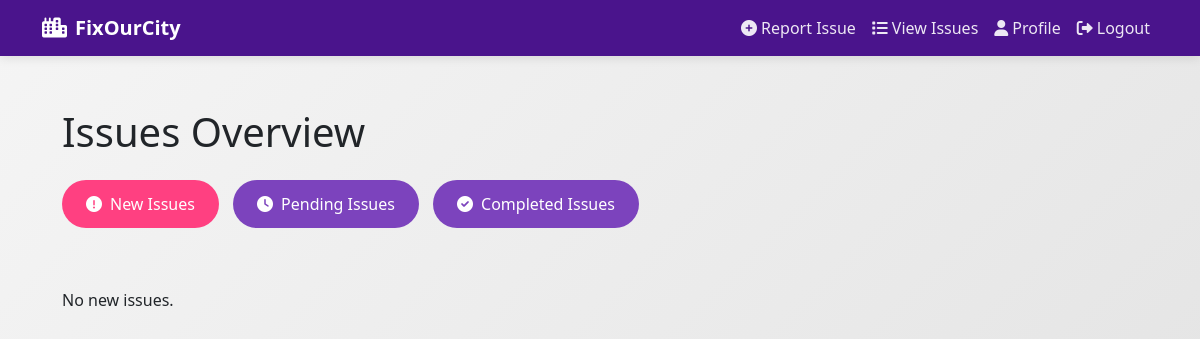
Page /issues/view/ on the earlier database version.
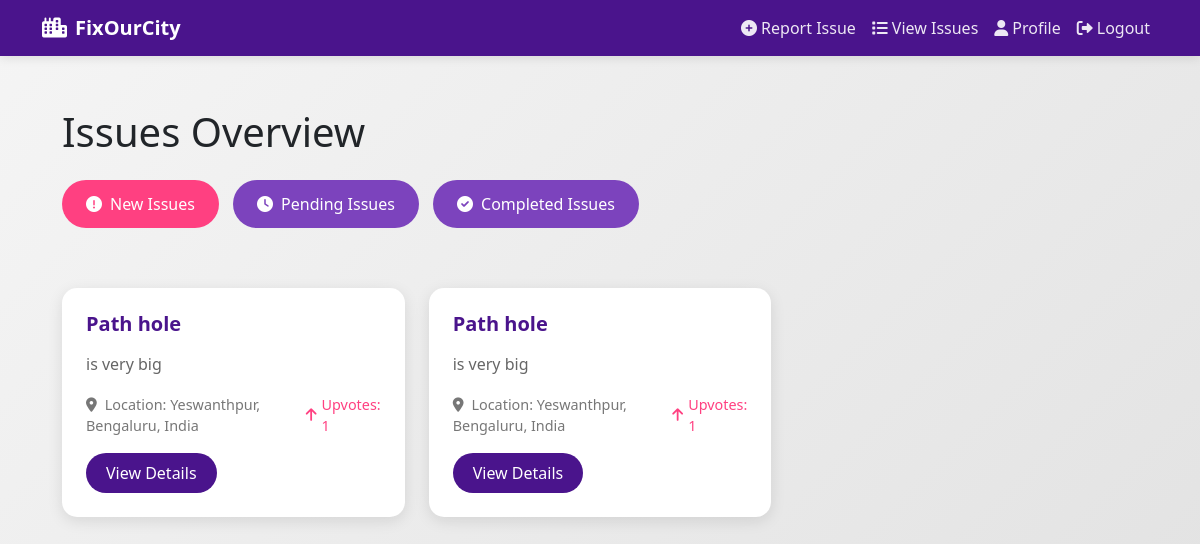
Same page on the later database version.
### issues/models.py (models this page shows, shortened)
class Issue(models.Model):
    STATUS_CHOICES = [
        ('new', 'New'),
        ('pending', 'Pending'),
        ('in_progress', 'In Progress'),
        ('completed', 'Completed')
    ]
    title = models.CharField(max_length=255)
    description = models.TextField()
    location = models.TextField()
    latitude = models.FloatField(null=True, blank=True)
    longitude = models.FloatField(null=True, blank=True)
    address = models.CharField(max_length=512, null=True, blank=True)
    status = models.CharField(max_length=50, choices=STATUS_CHOICES, default='new')
    upvotes_count = models.PositiveIntegerField(default=0)
    reported_by = models.ForeignKey(User, on_delete=models.CASCADE, related_name='reported_issues')
    contractor = models.ForeignKey('contractor.Contractor', null=True, blank=True, on_delete=models.SET_NULL, related_name='assigned_issues')
    government_authority = models.ForeignKey('authorities.Authority', on_delete=models.CASCADE, related_name='jurisdiction_issues')
    created_at = models.DateTimeField(auto_now_add=True)
    updated_at = models.DateTimeField(auto_now=True)
    completed_at = models.DateTimeField(null=True, blank=True)

### issues/views.py (the view)
# urls.py: path('view/', views.view_issues, name='view_issues'),
def view_issues(request):
    new_issues = Issue.objects.filter(upvotes_count__lt=50, status='new')
    pending_issues = Issue.objects.filter(status='pending')
    completed_issues = Issue.objects.filter(status='completed')
    context = {
        'new_issues': new_issues,
        'pending_issues': pending_issues,
        'completed_issues': completed_issues
    }
    return render(request, 'view_issues.html', context)

### issues/context_processors.py (called while the page is built)
def issue_utils(request):
    from issues.models import UserRating
    def has_been_rated_by(issue, user):
        if not user.is_authenticated:
            return False
        return UserRating.objects.filter(issue=issue, user=user).exists()
    return {
        'has_been_rated_by': has_been_rated_by
    }

### templates/view_issues.html (shortened to what this page needs)
<!DOCTYPE html>
<html lang="en">
<head>
    <link href="https://cdnjs.cloudflare.com/ajax/libs/bootstrap/5.3.2/css/bootstrap.min.css" rel="stylesheet">
    <link href="https://cdnjs.cloudflare.com/ajax/libs/font-awesome/6.0.0/css/all.min.css" rel="stylesheet">
</head>
<body>
    <nav class="navbar navbar-expand-lg fixed-top">
        <div class="container">
            <a class="navbar-brand" href="#">
                <i class="fas fa-city me-2"></i>FixOurCity
            </a>
            <div class="collapse navbar-collapse" id="navbarNav">
                <ul class="navbar-nav ms-auto">
                    <li class="nav-item">
                        <a class="nav-link" href="{% url 'create_issue' %}"><i class="fas fa-plus-circle me-1"></i>Report Issue</a>
                    </li>
                    <li class="nav-item">
                        <a class="nav-link" href="{% url 'view_issues' %}"><i class="fas fa-list me-1"></i>View Issues</a>
                    </li>
                    <li class="nav-item">
                        <a class="nav-link" href="{% url 'profile' %}"><i class="fas fa-user me-1"></i>Profile</a>
                    </li>
                    <li class="nav-item">
                        <a class="nav-link" href="{% url 'logout' %}"><i class="fas fa-sign-out-alt me-1"></i>Logout</a>
                    </li>
                </ul>
            </div>
        </div>
    </nav>
    <div class="main-container container">
        <h1 class="mb-4">Issues Overview</h1>
        <div class="tabs mb-4">
            <button class="tab-button active" onclick="showTab('new')">
                <i class="fas fa-exclamation-circle me-2"></i>New Issues
            </button>
            <button class="tab-button" onclick="showTab('pending')">
                <i class="fas fa-clock me-2"></i>Pending Issues
            </button>
            <button class="tab-button" onclick="showTab('completed')">
                <i class="fas fa-check-circle me-2"></i>Completed Issues
            </button>
        </div>
        <div id="new-issues" class="tab-content">
            <div class="issues-grid">
                {% for issue in new_issues %}
                <div class="issue-card">
                    <h3 class="issue-title">{{ issue.title }}</h3>
                    <p class="issue-description">{{ issue.description|truncatewords:30 }}</p>
                    <div class="issue-meta">
                        <span><i class="fas fa-map-marker-alt me-2"></i>Location: {{ issue.address }}</span>
                        <span class="upvote-count"><i class="fas fa-arrow-up"></i>Upvotes: {{ issue.upvotes_count }}</span>
                    </div>
                    <a href="{% url 'issue_detail' issue.id %}" class="view-details-btn">View Details</a>
                </div>
                {% empty %}
                    <p>No new issues.</p>
                {% endfor %}
            </div>
        </div>
    </div>
</body>
</html>

Differences in the rows shown:
added Issue: title "Path hole", description "is very big", address "Yeswanthpur, Bengaluru, India", upvotes_count "1"
added Issue: title "Path hole", description "is very big", address "Yeswanthpur, Bengaluru, India", upvotes_count "1"
Other differences:
text no longer shown: "No new issues."
